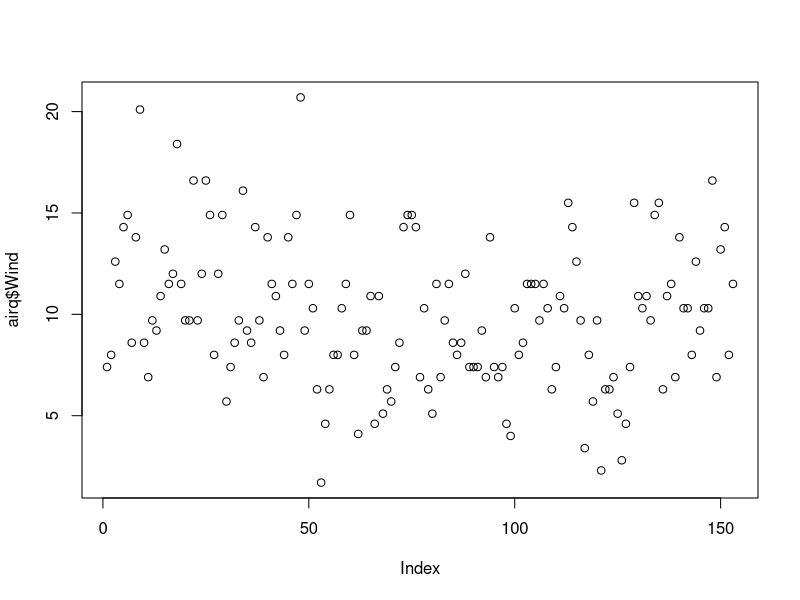
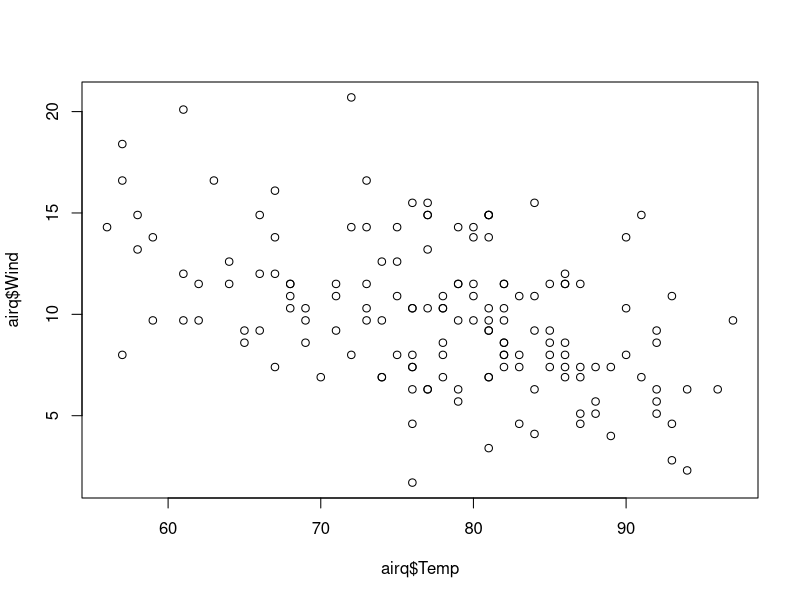
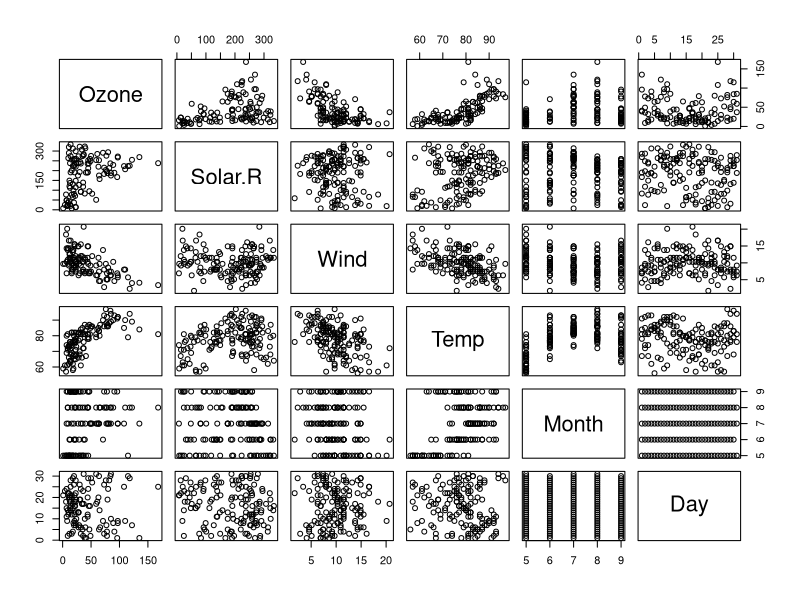
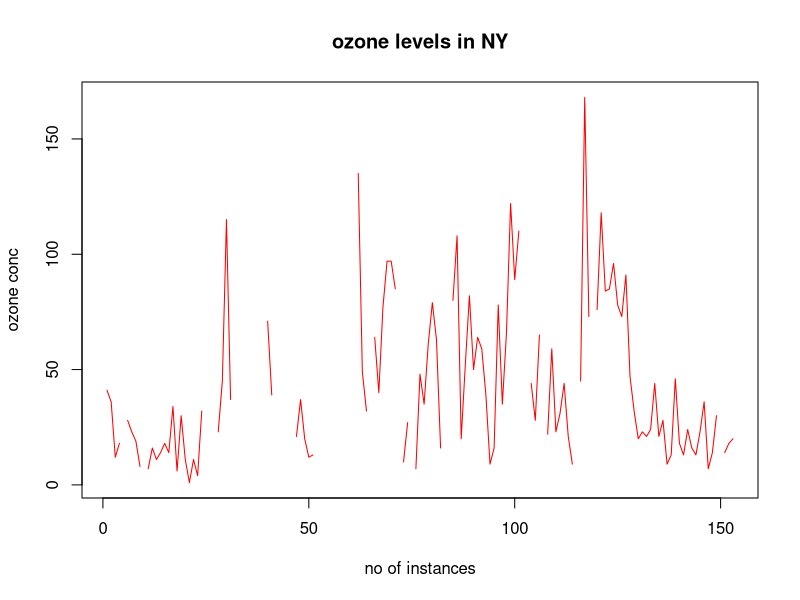
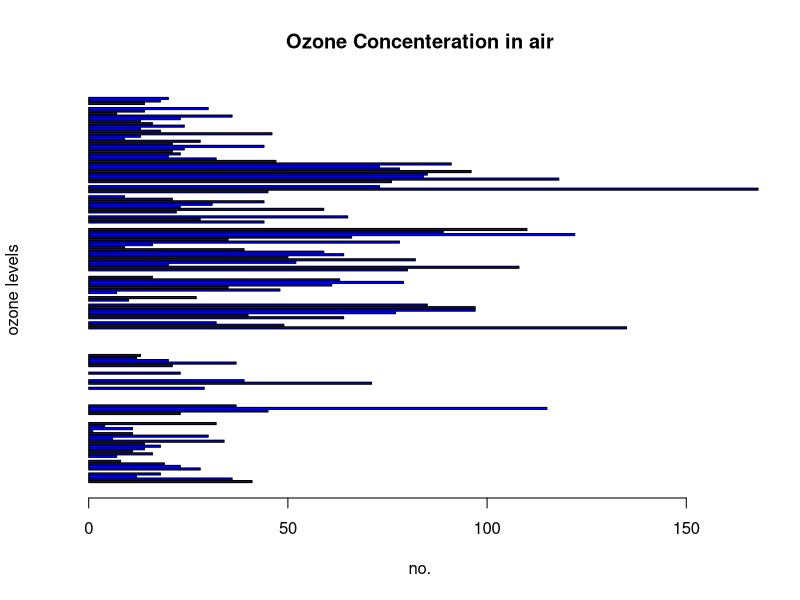
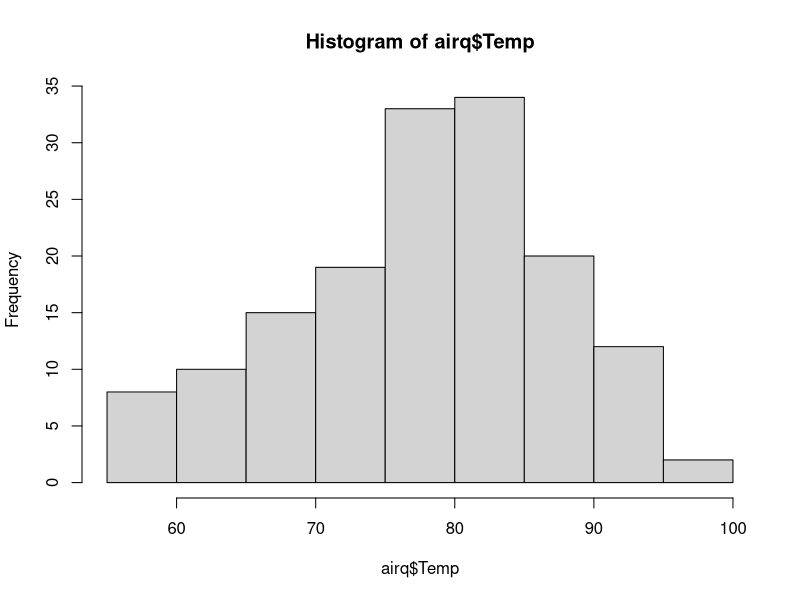
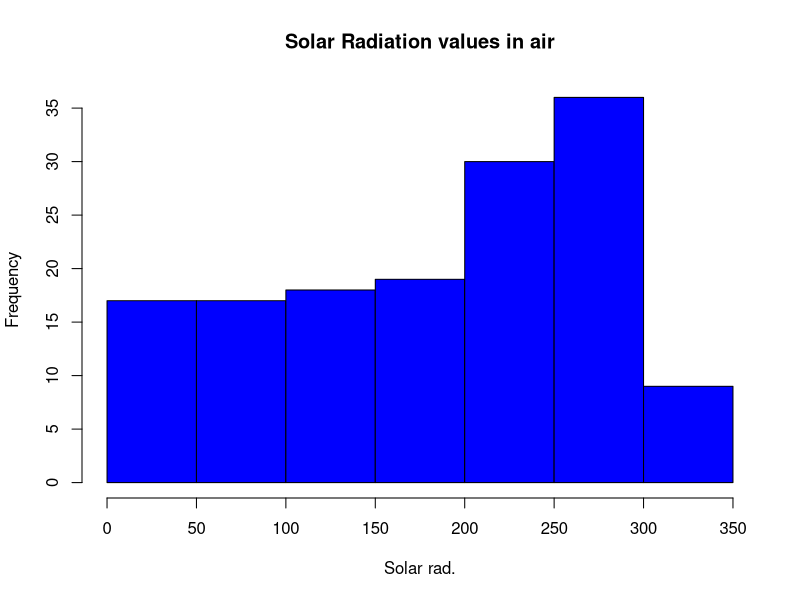
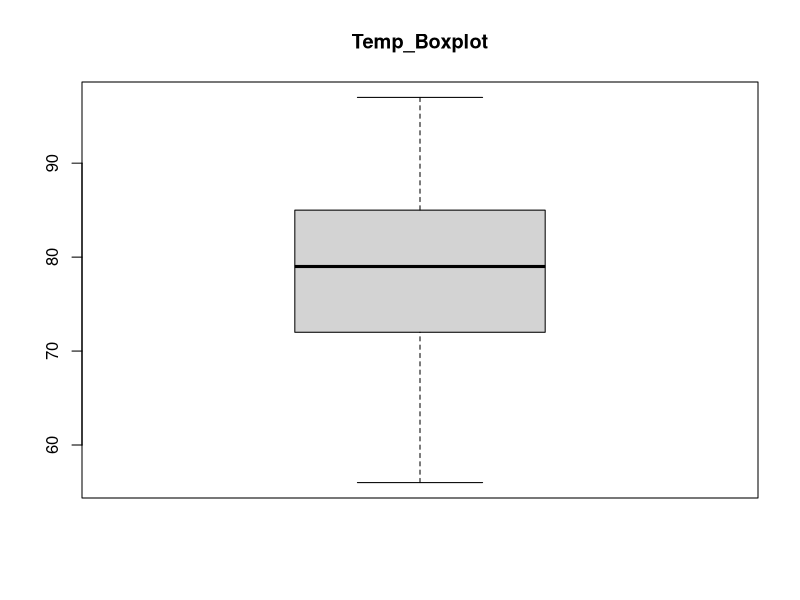

The R source for these figures, in order:
airq<-datasets::airquality

#top 10 and bottom 10
head(airq,10)
tail(airq,10)

#slicing
airq[,c(1,2)]
df<-airq[,-6]

#descriptive statistics
summary(airq)
summary(airq[,1])

#getting data points from a particular column 
airq$Wind

#plots
plot(airq$Wind)
plot(airq$Temp,airq$Wind,type="p")
plot(airq)
plot(airq$Ozone,type="l", ylab='ozone conc',xlab='no of instances',main='ozone levels in NY',col='red')

#bar plot
barplot(airq$Ozone, main = 'Ozone Concenteration in air',
        ylab = 'ozone levels', xlab = 'no.', col= 'blue', horiz =T, axes=T)

#histogram
hist(airq$Temp)
hist(airq$Solar.R, 
     main = 'Solar Radiation values in air',
     xlab = 'Solar rad.', col='blue')

#boxplot
boxplot(airq$Temp,main="Temp_Boxplot")

#multiple box plot
boxplot(airq,main='Multiple')

#margin of the grid(mar), 
#no of rows and columns(mfrow), 
#position of the labels(las: 1 for horizontal, las: 0 for vertical)
#bty - box around the plot (o or n)
# par creates a context. 

par(mfrow=c(3,3),mar=c(2,5,2,1),  las=0, bty="o")

plot(airq$Ozone)
plot(airq$Ozone, airq$Wind)
plot(airq$Ozone, type= "l")
plot(airq$Ozone, type= "l")
plot(airq$Ozone, type= "l")
barplot(airq$Ozone, main = 'Ozone Concenteration in air',
        xlab = 'ozone levels', col='green',horiz = T)
hist(airq$Solar.R)
boxplot(airq$Solar.R)
boxplot(airq[,1:4], main='Multiple Box plots')
